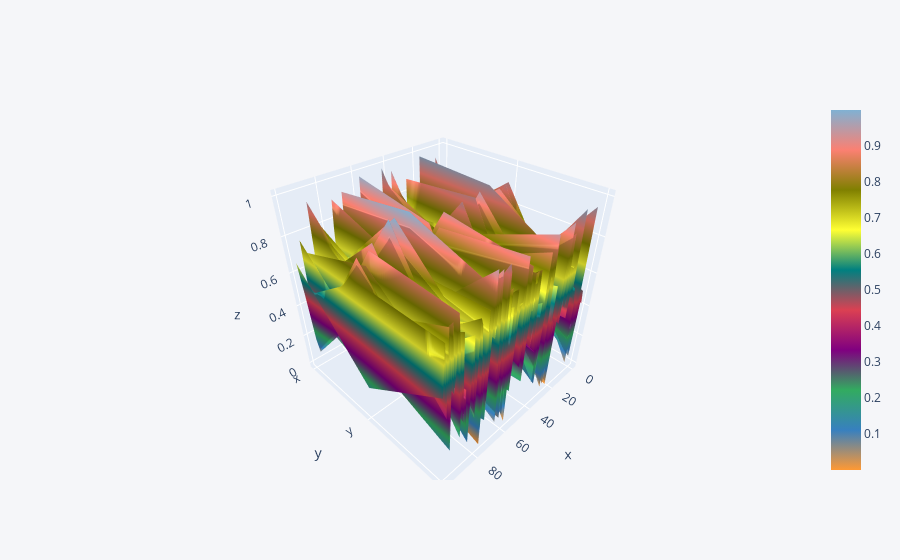

Notebook code cell kept with this figure:
### Code cell
df2.iplot(kind='surface')

### Figure 1 — Plotly figure (JSON) as saved in the notebook; plotly's stock layout.template omitted (floating-point values rounded to 4 significant figures; data arrays with more than 128 entries replaced by an {"elided": "..."} marker saying what was removed)
{"data": [{"colorscale": [[0, "rgb(255, 153, 51)"], [0.1111, "rgb(55, 128, 191)"], [0.2222, "rgb(50, 171, 96)"], [0.3333, "rgb(128, 0, 128)"], [0.4444, "rgb(219, 64, 82)"], [0.5556, "rgb(0, 128, 128)"], [0.6667, "rgb(255, 255, 51)"], [0.7778, "rgb(128, 128, 0)"], [0.8889, "rgb(251, 128, 114)"], [1, "rgb(128, 177, 211)"]], "type": "surface", "x": [0, 1, 2, 3, 4, 5, 6, 7, 8, 9, 10, 11, 12, 13, 14, 15, 16, 17, 18, 19, 20, 21, 22, 23, 24, 25, 26, 27, 28, 29, 30, 31, 32, 33, 34, 35, 36, 37, 38, 39, 40, 41, 42, 43, 44, 45, 46, 47, 48, 49, 50, 51, 52, 53, 54, 55, 56, 57, 58, 59, 60, 61, 62, 63, 64, 65, 66, 67, 68, 69, 70, 71, 72, 73, 74, 75, 76, 77, 78, 79, 80, 81, 82, 83, 84, 85, 86, 87, 88, 89, 90, 91, 92, 93, 94, 95, 96, 97, 98, 99], "y": ["x", "y", "z"], "z": {"elided": "3x100 float values"}}], "layout": {"legend": {"bgcolor": "#F5F6F9", "font": {"color": "#4D5663"}}, "paper_bgcolor": "#F5F6F9", "plot_bgcolor": "#F5F6F9", "title": {"font": {"color": "#4D5663"}}, "xaxis": {"gridcolor": "#E1E5ED", "showgrid": true, "tickfont": {"color": "#4D5663"}, "title": {"font": {"color": "#4D5663"}, "text": ""}, "zerolinecolor": "#E1E5ED"}, "yaxis": {"gridcolor": "#E1E5ED", "showgrid": true, "tickfont": {"color": "#4D5663"}, "title": {"font": {"color": "#4D5663"}, "text": ""}, "zerolinecolor": "#E1E5ED"}}}
